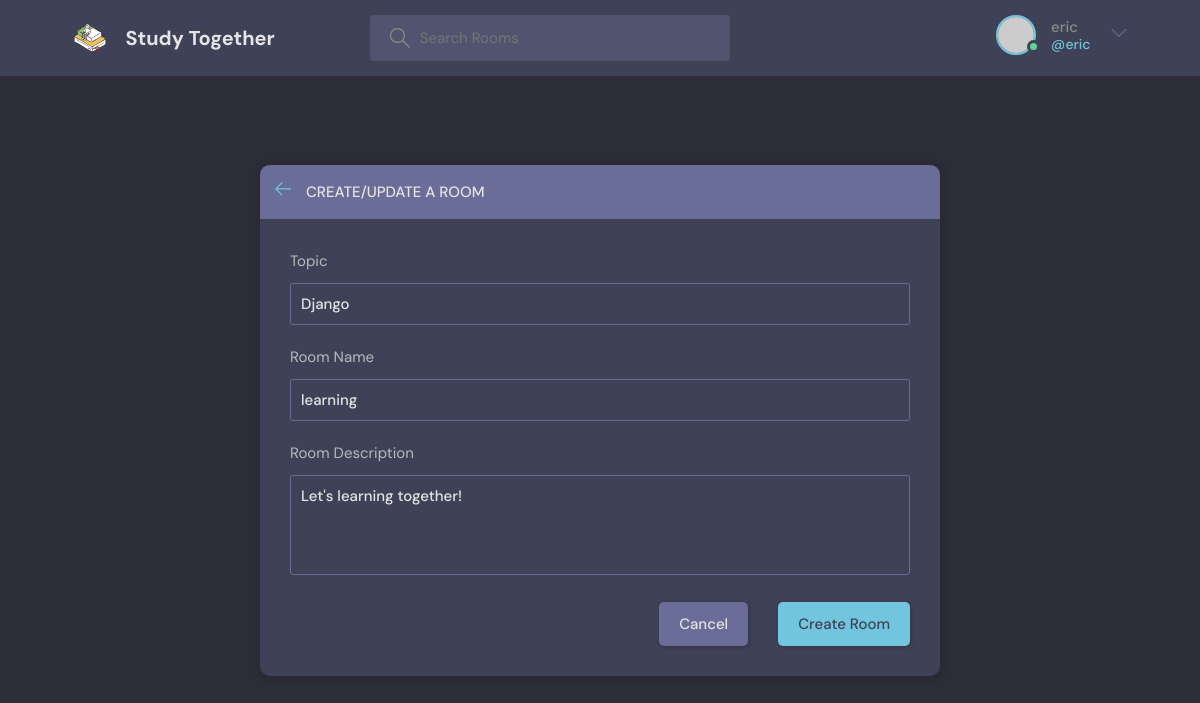
The app's page /update-room/11/ (signed in), older data.
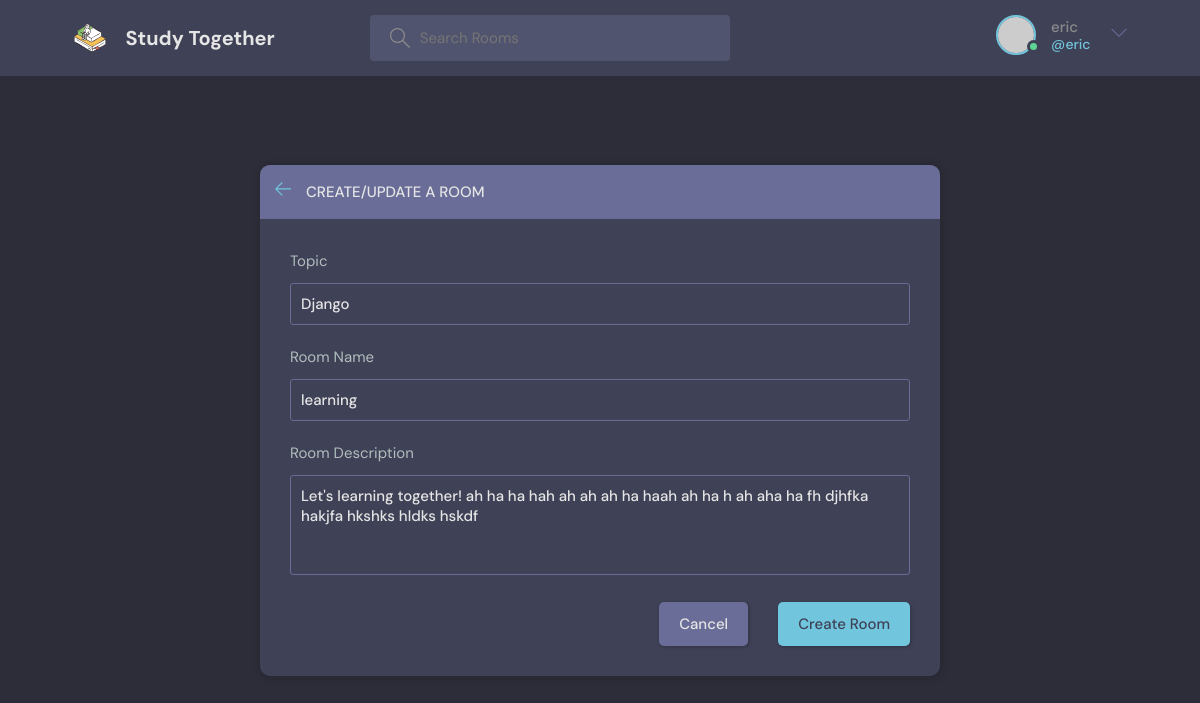
The same page, newer data.
### base/models.py (models this page shows, shortened)
class Room(models.Model):
    host = models.ForeignKey(User, on_delete=models.SET_NULL, null=True)
    topic = models.ForeignKey(Topic, on_delete=models.SET_NULL, null=True)
    name = models.CharField(max_length = 200)
    description = models.TextField(null = True, blank = True)
    participants = models.ManyToManyField(User, related_name='participants', blank=True)
    updated = models.DateTimeField(auto_now = True)
    created = models.DateTimeField(auto_now_add = True)
    class Meta:
        ordering = ['-updated', '-created']

class Topic(models.Model):
    name = models.CharField(max_length=200)

### base/views.py (the view, shortened to what this page needs)
# urls.py: path("update-room/<str:pk>/", views.updateRoom, name="update-room"),
@login_required(login_url ='login')
def updateRoom(request, pk):
    room = Room.objects.get(id=pk)
    form = RoomForm(instance=room)
    topics = Topic.objects.all()
    if request.user != room.host:
        return HttpResponse('you are not allowed')
    context = {'form':form, 'topics':topics, 'room':room}
    return render(request, 'base/room_form.html', context)

### base/forms.py
class RoomForm(ModelForm):
    class Meta:
        model = Room
        fields = '__all__'
        exclude=['host', 'participants']

### base/templates/base/room_form.html (shortened to what this page needs)
{% extends 'main.html' %}
{%  block content%}
<main class="create-room layout">
  <div class="container">
    <div class="layout__box">
      <div class="layout__boxHeader">
        <div class="layout__boxTitle">
          <a href="{% url 'home' %}">
            <svg version="1.1" xmlns="http://www.w3.org/2000/svg" width="32" height="32" viewBox="0 0 32 32">
              <title>arrow-left</title>
              <path
                d="M13.723 2.286l-13.723 13.714 13.719 13.714 1.616-1.611-10.96-10.96h27.625v-2.286h-27.625l10.965-10.965-1.616-1.607z">
              </path>
            </svg>
          </a>
          <h3>Create/Update a Room</h3>
        </div>
      </div>
      <div class="layout__body">
        <form class="form" method= "POST" action="">
          <div class="form__group">
            <label for="room_topic">Topic</label>
            <input required  value="{{room.topic.name}}" id ="room_topic" type="text" name="topic" list="topic-list">
          </div>
          <div class="form__group">
            <label for="room_name">Room Name</label>
            {{form.name}}
          </div>
          <div class="form__group">
            <label for="room_description">Room Description</label>
            {{form.description}}
          </div>
          <div class="form__action">
            <a class="btn btn--dark" href={{request.META.HTTP_REFERER}}>Cancel</a>
            <button class="btn btn--main" type="submit">Create Room</button>
          </div>
        </form>
      </div>
    </div>
  </div>
</main>
{% endblock content %}

Row changes from the older to the newer data that the page shows:
changed Room "learning": description "Let's learning together!" → "Let's learning together! ah ha ha hah ah ah ah ha haah ah ha h ah aha ha fh djhfka hakjfa hkshks hldks hskdf"
